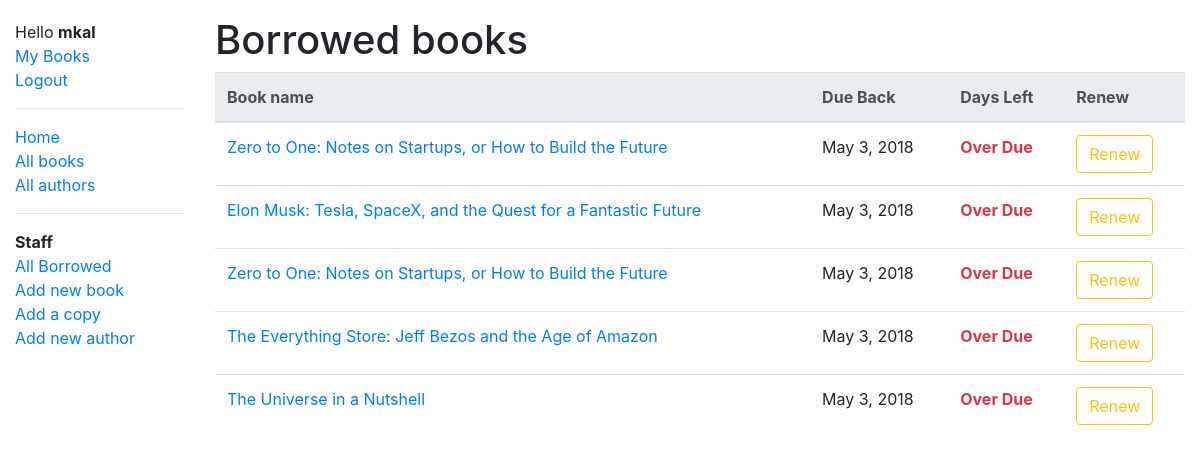
/catalog/allborrowed/ (signed in), run on the app's committed database.
### catalog/models.py (models this page shows, shortened)
class BookInstance(models.Model):
    id = models.UUIDField(primary_key=True, default=uuid.uuid4,
                          help_text="Unique ID for this particular book across whole library")
    book = models.ForeignKey('Book', on_delete=models.SET_NULL, null=True)
    imprint = models.CharField(max_length=200)
    due_back = models.DateField(null=True, blank=True)
    borrower = models.ForeignKey(User, on_delete=models.SET_NULL, null=True, blank=True)
    LOAN_STATUS = (
        ('m', 'Maintenance'),
        ('o', 'On loan'),
        ('a', 'Available'),
        ('r', 'Reserved'),
    )
    status = models.CharField(max_length=1, choices=LOAN_STATUS, blank=True, default='m', help_text='Book availability')
    @property
    def left_days(self):
        return (self.due_back - date.today()).days
    class Meta:
        ordering = ["due_back"]
        permissions = (("can_mark_returned", "Set book as returned"),)

class Book(models.Model):
    title = models.CharField(max_length=200)
    author = models.ForeignKey('Author', on_delete=models.SET_NULL, null=True)
    summary = models.TextField(max_length=1000, help_text="Enter a brief description of the book ")
    isbn = models.CharField('ISBN', max_length=13,
                            help_text='13 Character <a href="https://www.isbn-international.org/content/what-isbn">ISBN number</a>')
    genre = models.ManyToManyField(Genre, help_text="Select a genre for this book.")
    language = models.ForeignKey('Language', on_delete=models.SET_NULL, null=True)
    def display_genre(self):
        return ", ".join([genre.name for genre in self.genre.all()[:3]])
    display_genre.short_description = 'Genre'

### catalog/views.py (the view)
# urls.py: path('allborrowed/', views.AllLoanedBooksListView.as_view(), name='all-borrowed'),
class AllLoanedBooksListView(PermissionRequiredMixin, BookInstanceListView):
    permission_required = ('catalog.can_mark_returned', 'catalog.can_edit')
    template_name = 'lists/all_borrowed.html'
    def get_queryset(self):
        return BookInstance.objects.filter(status__exact='o').order_by('due_back')

### catalog/templates/lists/all_borrowed.html (shortened to what this page needs)
{% extends 'lists/loaned_book_list.html' %}

### catalog/templates/lists/loaned_book_list.html
{% extends "base.html" %}
{% block content %}
    <h1>Borrowed books</h1>
    {% if bookinstance_list %}
        <table class="table">
            <thead class="thead-light">
                <th>Book name</th>
                <th>Due Back</th>
                <th>Days Left</th>
                {% if perms.catalog.can_mark_returned %}
                    <th>
                        Renew
                    </th>
                {% endif %}
            </thead>
            {% for bookinstance in bookinstance_list %}
                <tr>
                    <td><a href="{% url 'book-detail' bookinstance.book.pk %}">{{ bookinstance.book.title }}</a></td>
                    <td>{{ bookinstance.due_back }}</td>
                    {% if bookinstance.left_days < 0 %}
                        <td class="text-danger"><strong>Over Due</strong></td>
                    {% else %}
                        <td>{{ bookinstance.left_days }}</td>
                    {% endif %}
                    {% if perms.catalog.can_mark_returned %}
                        <td>
                            <a href="{% url 'renew-book-librarian' bookinstance.id %}" class="btn btn-outline-warning">Renew</a>
                        </td>
                    {% endif %}
                </tr>
            {% endfor %}
        </table>
    {% else %}
        <p>There are no books borrowed.</p>
    {% endif %}
{% endblock %}

### catalog/templates/base.html (shortened to what this page needs)
<!DOCTYPE html>
<html lang="en">
<head>
    <link rel="stylesheet" href="https://maxcdn.bootstrapcdn.com/bootstrap/4.0.0/css/bootstrap.min.css">
    {% load static %}
    <link rel="stylesheet" href="{% static 'css/styles.css' %}">
</head>
<body>
<div class="container-fluid">
    <div class="row">
        <div class="col-sm-2">
            {% block sidebar %}
                <ul class="sidebar-nav">
                    {% if user.is_authenticated %}
                        <li>Hello <strong>{{ user.get_username }}</strong></li>
                        <li><a href="{% url 'mybooks' %}">My Books</a></li>
                        <li><a href="{% url 'logout' %}?next={{ request.path }}">Logout</a></li>
                        <hr>
                        <li><a href="{% url 'index' %}">Home</a></li>
                        <li><a href="{% url  'books' %}">All books</a></li>
                        <li><a href="{% url 'authors' %}">All authors</a></li>
                    {% else %}
                        <li><a href="{% url 'index' %}">Home</a></li>
                        <li><a href="{% url  'books' %}">All books</a></li>
                        <li><a href="{% url 'authors' %}">All authors</a></li>
                        <li><a href="{% url 'login' %}?next={{ request.path }}">Login</a></li>
                    {% endif %}
                    {% if perms.catalog.can_mark_returned %}
                        <hr>
                        <li><strong>Staff</strong></li>
                        <li><a href="{% url 'all-borrowed' %}">All Borrowed</a></li>
                        <li><a href="{% url 'create-book' %}">Add new book</a></li>
                        <li><a href="{% url 'create-instance' %}">Add a copy</a></li>
                        <li><a href="{% url 'create-author' %}">Add new author</a></li>
                    {% endif %}
                </ul>
            {% endblock %}
        </div>
        <div class="col-sm-10">
            <div style="padding: 1em 0">{% block content %}{% endblock %}</div>
        </div>
    </div>
</div>
</body>
</html>

### catalog/static/css/styles.css (style rules this page uses)
.sidebar-nav { margin-top: 20px; padding: 0; list-style: none; }

### data on the page
BookInstance: book "Zero to One: Notes on Startups, or How to Build the Future", due_back "May 3, 2018", shows "Over Due"
BookInstance: book "Elon Musk: Tesla, SpaceX, and the Quest for a Fantastic Future", due_back "May 3, 2018", shows "Over Due"
BookInstance: book "Zero to One: Notes on Startups, or How to Build the Future", due_back "May 3, 2018", shows "Over Due"
BookInstance: book "The Everything Store: Jeff Bezos and the Age of Amazon", due_back "May 3, 2018", shows "Over Due"
BookInstance: book "The Universe in a Nutshell", due_back "May 3, 2018", shows "Over Due"

### other printed values
{{ user.get_username }} "mkal"
